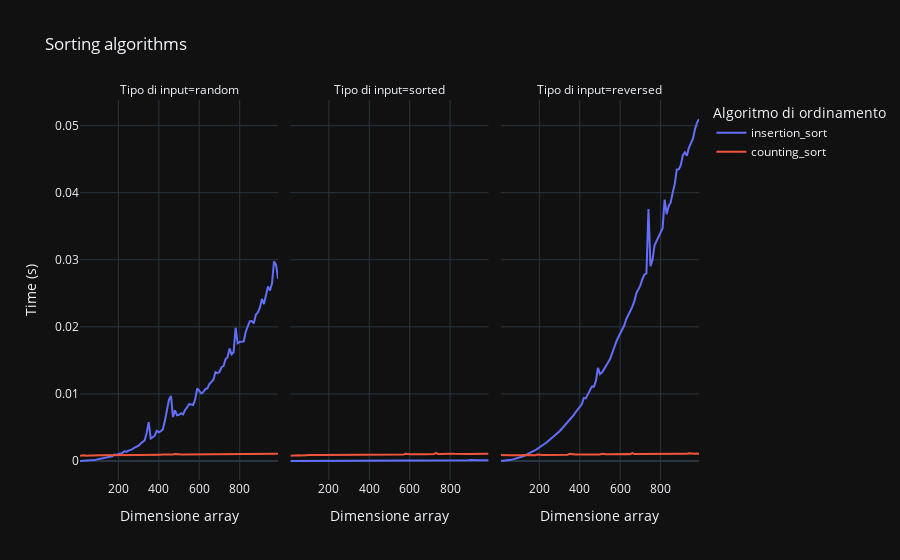

Here is the notebook cell this chart was saved with:
### Code cell
figure = px.line(df.query("num_samples > 0"),
                 x="num_samples",
                 y="time",
                 color="test_type",
                 facet_col="input_type",
                 title="Sorting algorithms",
                 labels={"num_samples": "Dimensione array", "time": "Time (s)", "test_type": "Algoritmo di ordinamento", "input_type": "Tipo di input"})
figure.show()
